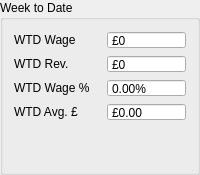
             <widget class="QGroupBox" name="groupBox_4">
              <property name="autoFillBackground">
               <bool>false</bool>
              </property>
              <property name="title">
               <string>Week to Date</string>
              </property>
              <property name="flat">
               <bool>false</bool>
              </property>
              <property name="checkable">
               <bool>false</bool>
              </property>
              <layout class="QGridLayout" name="gridLayout_12">
               <item row="0" column="0">
                <widget class="QLabel" name="wtdWageLbl">
                 <property name="sizePolicy">
                  <sizepolicy hsizetype="Preferred" vsizetype="Fixed">
                   <horstretch>0</horstretch>
                   <verstretch>0</verstretch>
                  </sizepolicy>
                 </property>
                 <property name="minimumSize">
                  <size>
                   <width>0</width>
                   <height>18</height>
                  </size>
                 </property>
                 <property name="maximumSize">
                  <size>
                   <width>90</width>
                   <height>16777215</height>
                  </size>
                 </property>
                 <property name="text">
                  <string>WTD Wage</string>
                 </property>
                </widget>
               </item>
               <item row="1" column="1">
                <widget class="QDoubleSpinBox" name="wtdRevBox">
                 <property name="minimumSize">
                  <size>
                   <width>79</width>
                   <height>18</height>
                  </size>
                 </property>
                 <property name="maximumSize">
                  <size>
                   <width>79</width>
                   <height>18</height>
                  </size>
                 </property>
                 <property name="readOnly">
                  <bool>true</bool>
                 </property>
                 <property name="buttonSymbols">
                  <enum>QAbstractSpinBox::NoButtons</enum>
                 </property>
                 <property name="prefix">
                  <string>£</string>
                 </property>
                 <property name="decimals">
                  <number>0</number>
                 </property>
                 <property name="maximum">
                  <double>99999.000000000000000</double>
                 </property>
                </widget>
               </item>
               <item row="0" column="1">
                <widget class="QDoubleSpinBox" name="wtdWageBox">
                 <property name="minimumSize">
                  <size>
                   <width>79</width>
                   <height>18</height>
                  </size>
                 </property>
                 <property name="maximumSize">
                  <size>
                   <width>79</width>
                   <height>18</height>
                  </size>
                 </property>
                 <property name="readOnly">
                  <bool>true</bool>
                 </property>
                 <property name="buttonSymbols">
                  <enum>QAbstractSpinBox::NoButtons</enum>
                 </property>
                 <property name="prefix">
                  <string>£</string>
                 </property>
                 <property name="decimals">
                  <number>0</number>
                 </property>
                 <property name="maximum">
                  <double>9999.000000000000000</double>
                 </property>
                </widget>
               </item>
               <item row="2" column="0">
                <widget class="QLabel" name="wtdWagePerclbl">
                 <property name="minimumSize">
                  <size>
                   <width>0</width>
                   <height>18</height>
                  </size>
                 </property>
                 <property name="text">
                  <string>WTD Wage %</string>
                 </property>
                </widget>
               </item>
               <item row="2" column="1">
                <widget class="QDoubleSpinBox" name="wtdWagePercBox">
                 <property name="minimumSize">
                  <size>
                   <width>79</width>
                   <height>18</height>
                  </size>
                 </property>
                 <property name="maximumSize">
                  <size>
                   <width>79</width>
                   <height>18</height>
                  </size>
                 </property>
                 <property name="readOnly">
                  <bool>true</bool>
                 </property>
                 <property name="buttonSymbols">
                  <enum>QAbstractSpinBox::NoButtons</enum>
                 </property>
                 <property name="suffix">
                  <string>%</string>
                 </property>
                </widget>
               </item>
               <item row="4" column="0">
                <spacer name="verticalSpacer_7">
                 <property name="orientation">
                  <enum>Qt::Vertical</enum>
                 </property>
                 <property name="sizeHint" stdset="0">
                  <size>
                   <width>20</width>
                   <height>40</height>
                  </size>
                 </property>
                </spacer>
               </item>
               <item row="3" column="0">
                <widget class="QLabel" name="wtdAVGSpendlbl">
                 <property name="minimumSize">
                  <size>
                   <width>0</width>
                   <height>18</height>
                  </size>
                 </property>
                 <property name="text">
                  <string>WTD Avg. £</string>
                 </property>
                </widget>
               </item>
               <item row="3" column="1">
                <widget class="QDoubleSpinBox" name="wtdAvgSpendBox">
                 <property name="minimumSize">
                  <size>
                   <width>79</width>
                   <height>18</height>
                  </size>
                 </property>
                 <property name="maximumSize">
                  <size>
                   <width>79</width>
                   <height>18</height>
                  </size>
                 </property>
                 <property name="readOnly">
                  <bool>true</bool>
                 </property>
                 <property name="buttonSymbols">
                  <enum>QAbstractSpinBox::NoButtons</enum>
                 </property>
                 <property name="prefix">
                  <string>£</string>
                 </property>
                 <property name="maximum">
                  <double>999.000000000000000</double>
                 </property>
                </widget>
               </item>
               <item row="1" column="0">
                <widget class="QLabel" name="wtdRevlbl">
                 <property name="sizePolicy">
                  <sizepolicy hsizetype="Preferred" vsizetype="Fixed">
                   <horstretch>0</horstretch>
                   <verstretch>0</verstretch>
                  </sizepolicy>
                 </property>
                 <property name="minimumSize">
                  <size>
                   <width>0</width>
                   <height>18</height>
                  </size>
                 </property>
                 <property name="maximumSize">
                  <size>
                   <width>90</width>
                   <height>16777215</height>
                  </size>
                 </property>
                 <property name="text">
                  <string>WTD Rev.</string>
                 </property>
                </widget>
               </item>
              </layout>
             </widget>
